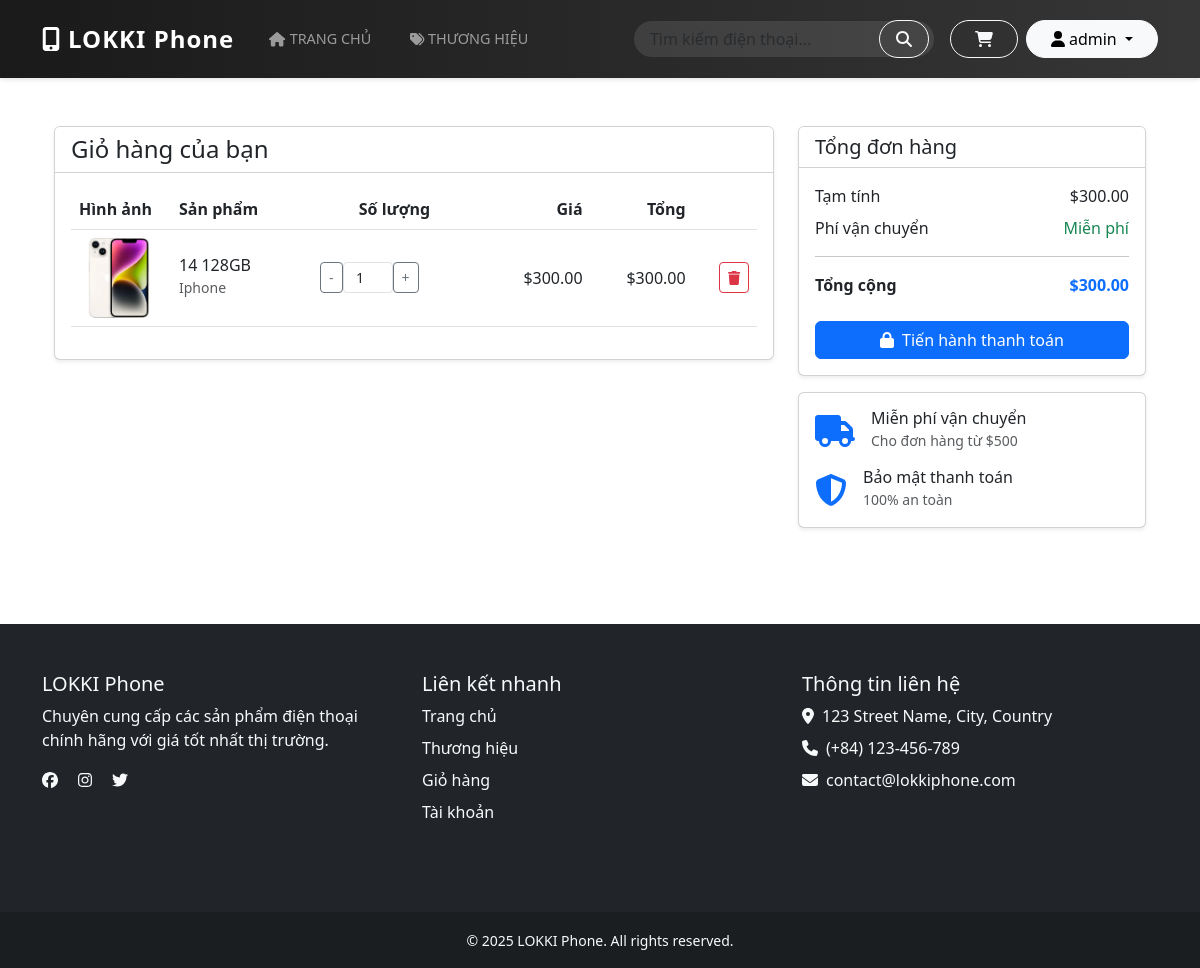
The app's page /cart/ (signed in) with its own data.
### store/models.py (models this page shows, shortened)
class Cart(models.Model):
    user = models.ForeignKey(User, on_delete=models.CASCADE)
    phone = models.ForeignKey(Phone, on_delete=models.CASCADE)
    quantity = models.PositiveIntegerField(default=1)
    date_added = models.DateTimeField(auto_now_add=True)  # Added back
    @property
    def total_price(self):
        return self.quantity * self.phone.price

class Phone(models.Model):
    name = models.CharField(max_length=200)
    brand = models.ForeignKey(Brand, on_delete=models.CASCADE)
    description = models.TextField()
    price = models.DecimalField(max_digits=10, decimal_places=2)
    stock = models.PositiveIntegerField()
    available = models.BooleanField(default=True)
    image = models.ImageField(upload_to='phones/')
    created_at = models.DateTimeField(auto_now_add=True)

class Brand(models.Model):
    name = models.CharField(max_length=100)
    description = models.TextField(blank=True)  # Added back
    logo = models.ImageField(upload_to='brands/', blank=True)  # Added back
    def __str__(self):
        return self.name

### store/views.py (the view)
# urls.py: path('cart/', views.cart, name='cart'),
@login_required
def cart(request):
    cart_items = Cart.objects.filter(user=request.user)
    total = sum(item.total_price for item in cart_items)
    return render(request, 'store/cart.html', {
        'cart_items': cart_items,
        'total': total
    })

### store/templates/store/cart.html (shortened to what this page needs)
{% extends 'store/base.html' %}
{% block content %}
<div class="container my-5">
    <div class="row">
        <div class="col-lg-8">
            <div class="card shadow-sm">
                <div class="card-header bg-white">
                    <h4 class="mb-0">Giỏ hàng của bạn</h4>
                </div>
                <div class="card-body">
                    {% if cart_items %}
                        <div class="table-responsive">
                            <table class="table align-middle">
                                <thead>
                                    <tr>
                                        <th scope="col" width="100">Hình ảnh</th>
                                        <th scope="col">Sản phẩm</th>
                                        <th scope="col" class="text-center">Số lượng</th>
                                        <th scope="col" class="text-end">Giá</th>
                                        <th scope="col" class="text-end">Tổng</th>
                                        <th scope="col"></th>
                                    </tr>
                                </thead>
                                <tbody>
                                    {% for item in cart_items %}
                                    <tr>
                                        <td>
                                            {% if item.phone.image %}
                                            <img src="{{ item.phone.image.url }}" alt="{{ item.phone.name }}"
                                                 class="img-fluid rounded" style="max-width: 80px;">
                                            {% endif %}
                                        </td>
                                        <td>
                                            <h6 class="mb-0">{{ item.phone.name }}</h6>
                                            <small class="text-muted">{{ item.phone.brand }}</small>
                                        </td>
                                        <td>
                                            <div class="input-group justify-content-center" style="width: 120px;">
                                                <form method="POST" action="{% url 'update_cart_quantity' item.id %}"
                                                      class="d-flex">
                                                    <button type="button" class="btn btn-outline-secondary btn-sm"
                                                            onclick="decrementQuantity(this)">-</button>
                                                    <input type="number" name="quantity" value="{{ item.quantity }}"
                                                           class="form-control form-control-sm text-center"
                                                           min="1" style="width: 50px;">
                                                    <button type="button" class="btn btn-outline-secondary btn-sm"
                                                            onclick="incrementQuantity(this)">+</button>
                                                </form>
                                            </div>
                                        </td>
                                        <td class="text-end">${{ item.phone.price }}</td>
                                        <td class="text-end">${{ item.total_price }}</td>
                                        <td class="text-end">
                                            <a href="{% url 'remove_from_cart' item.id %}"
                                               class="btn btn-outline-danger btn-sm"
                                               onclick="return confirm('Bạn có chắc muốn xóa sản phẩm này?')">
                                                <i class="fas fa-trash"></i>
                                            </a>
                                        </td>
                                    </tr>
                                    {% endfor %}
                                </tbody>
                            </table>
                        </div>
                    {% endif %}
                </div>
            </div>
        </div>
        {% if cart_items %}
        <div class="col-lg-4">
            <div class="card shadow-sm">
                <div class="card-header bg-white">
                    <h5 class="mb-0">Tổng đơn hàng</h5>
                </div>
                <div class="card-body">
                    <div class="d-flex justify-content-between mb-2">
                        <span>Tạm tính</span>
                        <span>${{ total }}</span>
                    </div>
                    <div class="d-flex justify-content-between mb-2">
                        <span>Phí vận chuyển</span>
                        <span class="text-success">Miễn phí</span>
                    </div>
                    <hr>
                    <div class="d-flex justify-content-between mb-4">
                        <strong>Tổng cộng</strong>
                        <strong class="text-primary">${{ total }}</strong>
                    </div>
                    <a href="{% url 'checkout' %}" class="btn btn-primary w-100">
                        <i class="fas fa-lock me-2"></i>Tiến hành thanh toán
                    </a>
                </div>
            </div>
            <div class="card shadow-sm mt-3">
                <div class="card-body">
                    <div class="d-flex align-items-center mb-3">
                        <i class="fas fa-truck text-primary fa-2x me-3"></i>
                        <div>
                            <h6 class="mb-0">Miễn phí vận chuyển</h6>
                            <small class="text-muted">Cho đơn hàng từ $500</small>
                        </div>
                    </div>
                    <div class="d-flex align-items-center">
                        <i class="fas fa-shield-alt text-primary fa-2x me-3"></i>
                        <div>
                            <h6 class="mb-0">Bảo mật thanh toán</h6>
                            <small class="text-muted">100% an toàn</small>
                        </div>
                    </div>
                </div>
            </div>
        </div>
        {% endif %}
    </div>
</div>
{% endblock %}

### store/templates/store/base.html (shortened to what this page needs)
<!DOCTYPE html>
<html lang="en">
<head>
    <link href="https://cdn.jsdelivr.net/npm/bootstrap@5.3.0/dist/css/bootstrap.min.css" rel="stylesheet">
    <link rel="stylesheet" href="https://cdnjs.cloudflare.com/ajax/libs/font-awesome/6.0.0/css/all.min.css">
</head>
<body>
    <div id="content">
        <nav class="navbar navbar-expand-lg navbar-dark bg-dark">
            <div class="container">
                <a class="navbar-brand" href="/">
                    <i class="fas fa-mobile-alt me-2"></i>LOKKI Phone
                </a>
                <div class="collapse navbar-collapse" id="navbarNav">
                    <ul class="navbar-nav me-auto mb-2 mb-lg-0">
                        <li class="nav-item">
                            <a class="nav-link {% if request.path == '/' %}active{% endif %}" href="{% url 'home' %}">
                                <i class="fas fa-home me-1"></i>Trang chủ
                            </a>
                        </li>
                        <li class="nav-item">
                            <a class="nav-link {% if 'brands' in request.path %}active{% endif %}" href="{% url 'brands' %}">
                                <i class="fas fa-tags me-1"></i>Thương hiệu
                            </a>
                        </li>
                    </ul>
                    <form class="search-form d-flex me-3" action="{% url 'search' %}" method="get">
                        <input class="form-control" type="search" name="q" placeholder="Tìm kiếm điện thoại..."
                               aria-label="Search">
                        <button class="btn btn-outline-light" type="submit">
                            <i class="fas fa-search"></i>
                        </button>
                    </form>
                    <div class="navbar-auth d-flex align-items-center">
                        {% if user.is_authenticated %}
                            <a href="{% url 'cart' %}" class="btn btn-outline-light me-2 cart-btn">
                                <i class="fas fa-shopping-cart"></i>
                            </a>
                            <div class="dropdown">
                                <button class="btn btn-light dropdown-toggle" type="button" id="userDropdown"
                                        data-bs-toggle="dropdown" aria-expanded="false">
                                    <i class="fas fa-user me-1"></i>{{ user.username }}
                                </button>
                            </div>
                        {% endif %}
                    </div>
                </div>
            </div>
        </nav>
        <div class="container mt-4" id="content">
            {% block content %}{% endblock %}
        </div>
    </div>
    <footer class="bg-dark text-light mt-5">
        <div class="container py-5">
            <div class="row">
                <div class="col-md-4 mb-4">
                    <h5>LOKKI Phone</h5>
                    <p>Chuyên cung cấp các sản phẩm điện thoại chính hãng với giá tốt nhất thị trường.</p>
                    <div class="social-links">
                        <a href="#" class="text-light me-3"><i class="fab fa-facebook"></i></a>
                        <a href="#" class="text-light me-3"><i class="fab fa-instagram"></i></a>
                        <a href="#" class="text-light"><i class="fab fa-twitter"></i></a>
                    </div>
                </div>
                <div class="col-md-4 mb-4">
                    <h5>Liên kết nhanh</h5>
                    <ul class="list-unstyled">
                        <li><a href="{% url 'home' %}" class="text-light text-decoration-none">Trang chủ</a></li>
                        <li><a href="{% url 'brands' %}" class="text-light text-decoration-none">Thương hiệu</a></li>
                        <li><a href="{% url 'cart' %}" class="text-light text-decoration-none">Giỏ hàng</a></li>
                        {% if user.is_authenticated %}
                            <li><a href="{% url 'profile' %}" class="text-light text-decoration-none">Tài khoản</a></li>
                        {% else %}
                            <li><a href="{% url 'login' %}" class="text-light text-decoration-none">Đăng nhập</a></li>
                        {% endif %}
                    </ul>
                </div>
                <div class="col-md-4 mb-4">
                    <h5>Thông tin liên hệ</h5>
                    <ul class="list-unstyled">
                        <li><i class="fas fa-map-marker-alt me-2"></i>123 Street Name, City, Country</li>
                        <li><i class="fas fa-phone me-2"></i>(+84) 123-456-789</li>
                        <li><i class="fas fa-envelope me-2"></i>contact@lokkiphone.com</li>
                    </ul>
                </div>
            </div>
        </div>
        <div class="bg-darker py-3">
            <div class="container text-center">
                <small>&copy; {% now "Y" %} LOKKI Phone. All rights reserved.</small>
            </div>
        </div>
    </footer>
</body>
</html>

### store/templates/store/base.html (style rules this page uses)
body { min-height: 100vh; display: flex; flex-direction: column; }
#content { flex: 1 0 auto; }
footer { flex-shrink: 0; }
.bg-darker { background-color: rgba(0, 0, 0, 0.2); }
footer ul li { margin-bottom: 0.5rem; }
.navbar { padding: 1rem 0; box-shadow: 0 2px 4px rgba(0,0,0,.1); background: linear-gradient(to right, #1a1a1a, #363636) !important; }
.navbar-brand { font-size: 1.5rem; font-weight: 700; letter-spacing: 1px; }
.nav-link { font-weight: 500; text-transform: uppercase; font-size: 0.9rem; padding: 0.5rem 1rem !important; margin: 0 0.2rem; transition: all 0.3s ease; }
.search-form { position: relative; width: 300px; }
.search-form .form-control { border-radius: 20px; padding-left: 1rem; padding-right: 3rem; background-color: rgba(255,255,255,0.1); border: none; color: white; }
.search-form .btn { position: absolute; right: 5px; top: 50%; transform: translateY(-50%); border-radius: 20px; padding: 0.375rem 1rem; }
.navbar-auth .btn { border-radius: 20px; padding: 0.375rem 1.5rem; transition: all 0.3s ease; }
.cart-btn { position: relative; }

### records on screen
Cart: phone.image (picture), phone.name "14 128GB", phone.brand "Iphone", quantity "1", phone.price "300.00", total_price "300.00"

### other values on screen
{{ user.username }} "admin"
{{ total }} "300.00"
